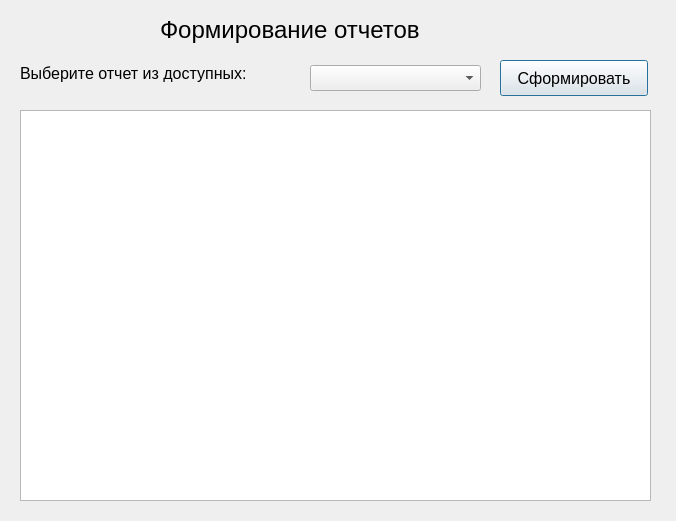
<?xml version="1.0" encoding="UTF-8"?>
<ui version="4.0">
 <class>reports</class>
 <widget class="QDialog" name="reports">
  <property name="geometry">
   <rect>
    <x>0</x>
    <y>0</y>
    <width>676</width>
    <height>521</height>
   </rect>
  </property>
  <property name="windowTitle">
   <string>Dialog</string>
  </property>
  <widget class="QLabel" name="label">
   <property name="geometry">
    <rect>
     <x>160</x>
     <y>10</y>
     <width>330</width>
     <height>40</height>
    </rect>
   </property>
   <property name="font">
    <font>
     <pointsize>18</pointsize>
    </font>
   </property>
   <property name="text">
    <string>Формирование отчетов</string>
   </property>
  </widget>
  <widget class="QLabel" name="label_2">
   <property name="geometry">
    <rect>
     <x>20</x>
     <y>60</y>
     <width>275</width>
     <height>27</height>
    </rect>
   </property>
   <property name="font">
    <font>
     <pointsize>12</pointsize>
    </font>
   </property>
   <property name="text">
    <string>Выберите отчет из доступных:</string>
   </property>
  </widget>
  <widget class="QComboBox" name="report_combo">
   <property name="geometry">
    <rect>
     <x>310</x>
     <y>65</y>
     <width>171</width>
     <height>26</height>
    </rect>
   </property>
   <property name="font">
    <font>
     <pointsize>12</pointsize>
    </font>
   </property>
   <property name="placeholderText">
    <string>Отчет</string>
   </property>
  </widget>
  <widget class="QPushButton" name="make_button">
   <property name="geometry">
    <rect>
     <x>500</x>
     <y>60</y>
     <width>148</width>
     <height>36</height>
    </rect>
   </property>
   <property name="font">
    <font>
     <pointsize>12</pointsize>
    </font>
   </property>
   <property name="text">
    <string>Сформировать</string>
   </property>
  </widget>
  <widget class="QTableView" name="tableView">
   <property name="geometry">
    <rect>
     <x>20</x>
     <y>110</y>
     <width>631</width>
     <height>391</height>
    </rect>
   </property>
  </widget>
 </widget>
 <resources/>
 <connections/>
</ui>
